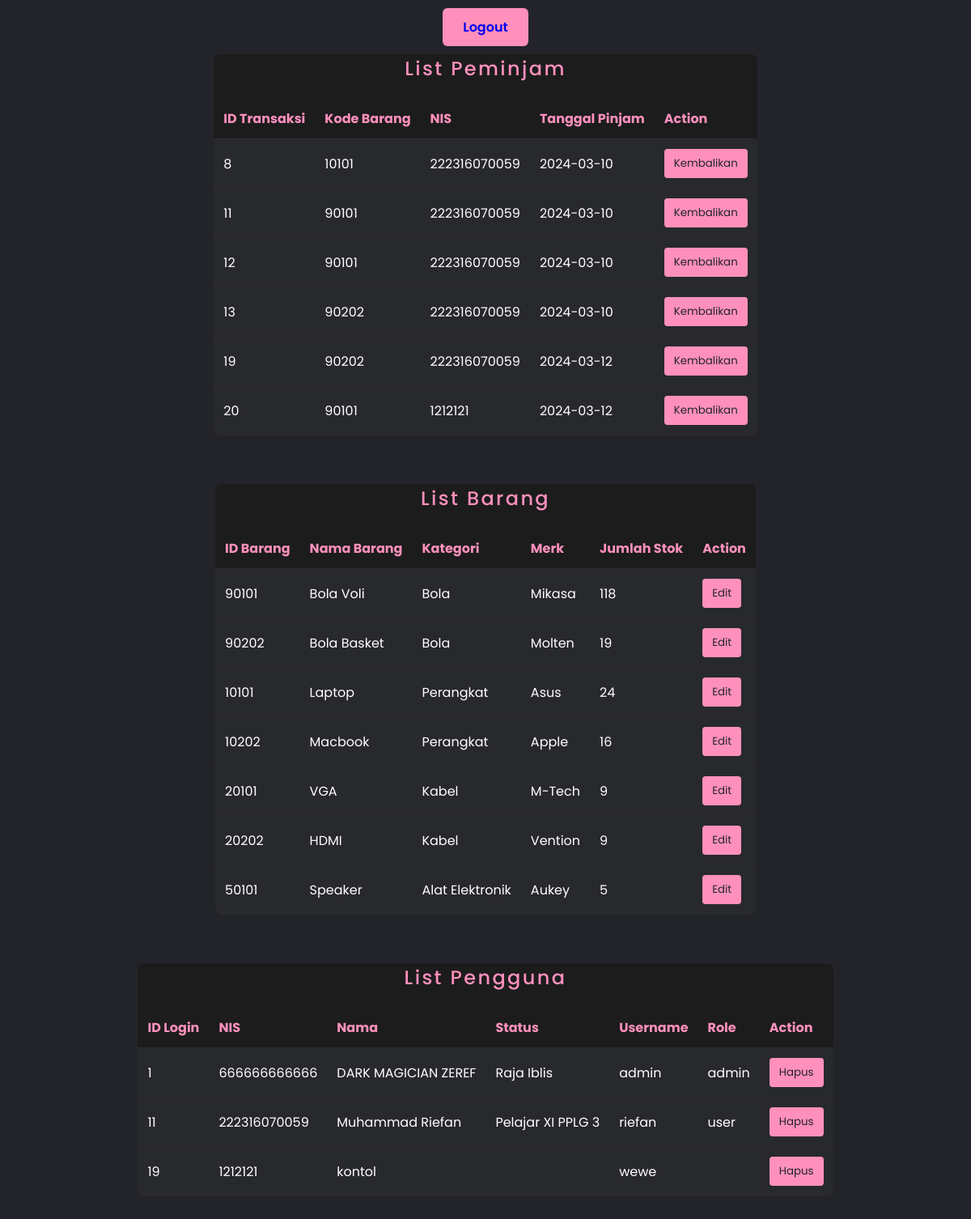
The page /admin.php (signed in) on the database as committed earlier.
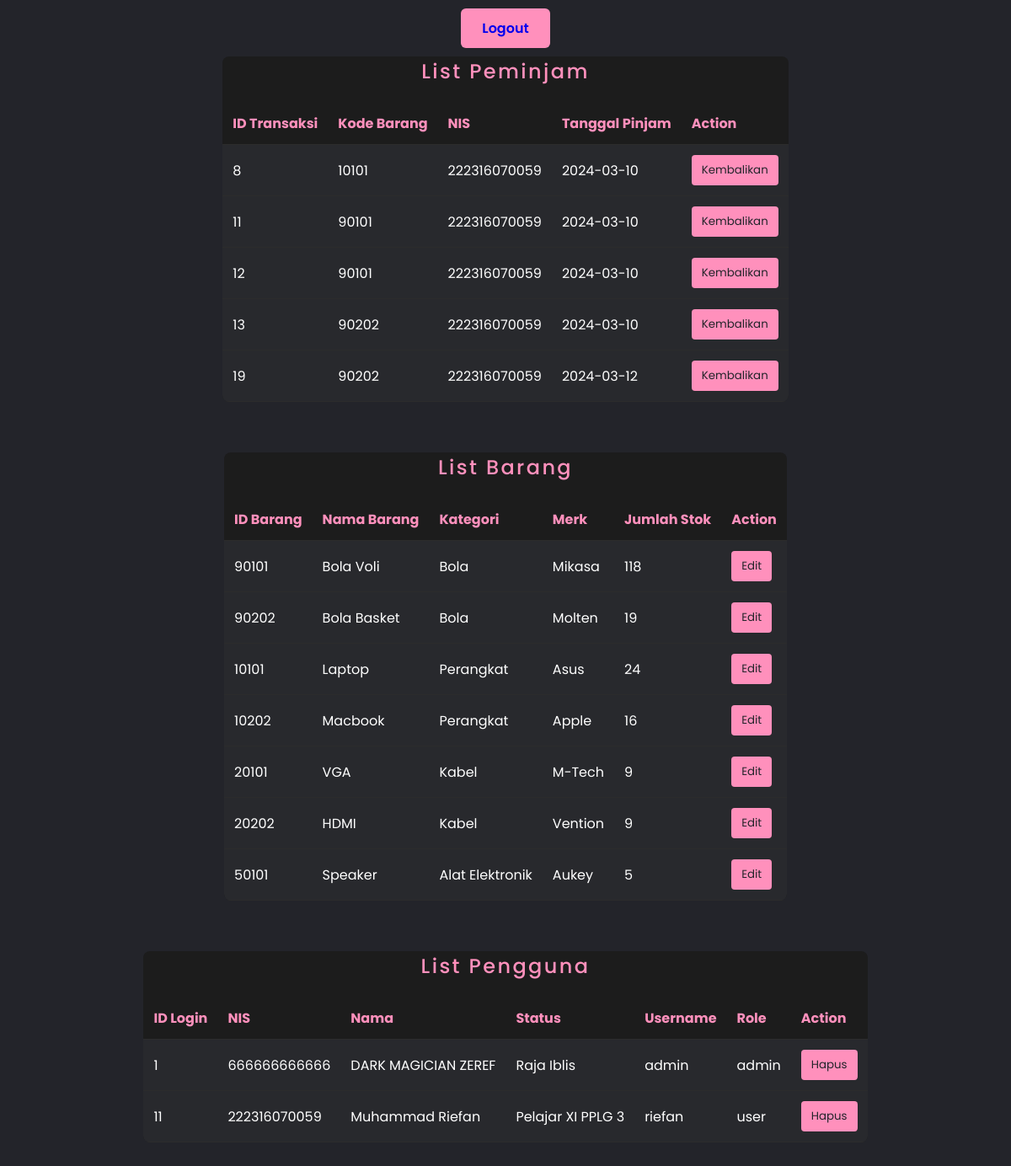
The same page on the database as committed later.
### tables this page shows
CREATE TABLE `transaksi` (
  `id_transaksi` int(11) NOT NULL,
  `kode_barang` varchar(15) DEFAULT NULL,
  `nis` varchar(12) DEFAULT NULL,
  `tanggal_pinjam` date DEFAULT NULL
);

CREATE TABLE `barang` (
  `id` int(11) NOT NULL,
  `kode_barang` varchar(15) DEFAULT NULL,
  `nama_brg` varchar(50) DEFAULT NULL,
  `kategori` varchar(50) DEFAULT NULL,
  `merk` varchar(50) DEFAULT NULL,
  `jumlah` int(11) DEFAULT NULL
);

CREATE TABLE `users` (
  `id_login` int(11) NOT NULL,
  `nis` varchar(12) DEFAULT NULL,
  `nama` varchar(255) DEFAULT NULL,
  `status` varchar(50) DEFAULT NULL,
  `username` varchar(10) DEFAULT NULL,
  `password` varchar(50) DEFAULT NULL,
  `role` varchar(10) DEFAULT NULL
);

### database.php (called while the page is built, shortened)
<?php
$dbconnect = mysqli_connect(DB_HOST, DB_USER, DB_PASS, DB_NAME);
function tampilanBarang()
{
    global $dbconnect;
    $query = "SELECT * FROM barang";
    $result = mysqli_query($dbconnect, $query);
    $barangList = [];
    while ($barang = mysqli_fetch_assoc($result)) {
        $barangList[] = $barang;
    }
    return $barangList;
}
?>

### admin.php (the view, shortened to what this page needs)
<?php
require_once("database.php");
$query = "SELECT * FROM transaksi";
$result = mysqli_query($dbconnect, $query);
if ($result) {
    $borrowers = mysqli_fetch_all($result, MYSQLI_ASSOC);
} else {
    echo "Error fetching borrowers: " . mysqli_error($dbconnect);
    exit();
}
?>
<!DOCTYPE html>
<html lang="en">
<head>
    <link rel="stylesheet" href="css/style0.css" />
</head>
    <div class ="legot">
    <a type="submit" style="border: none;
    outline: none;
    background: #ff90bc;
    cursor: pointer;
    border-radius: 6px;
    font-weight: 600;
    width: auto;
    margin-bottom: 10px;
    text-decoration: none;
    display: inline-block;" href="#" onclick="confirmLogout()">Logout</a>
</div>
<body>
    <div class="box">
        <h2>List Peminjam</h2>
        <?php if (!empty($borrowers)) : ?>
            <table>
                <thead>
                    <tr>
                        <th>ID Transaksi</th>
                        <th>Kode Barang</th>
                        <th>NIS</th>
                        <th>Tanggal Pinjam</th>
                        <th>Action</th>
                    </tr>
                </thead>
                <tbody>
    <?php foreach ($borrowers as $borrower) : ?>
        <tr>
            <td><?= $borrower['id_transaksi'] ?></td>
            <td><?= $borrower['kode_barang'] ?></td>
            <td><?= $borrower['nis'] ?></td>
            <td><?= $borrower['tanggal_pinjam'] ?></td>
            <td>
                <button class="pinjam-btn" onclick="kembalikanBarang(<?= $borrower['id_transaksi'] ?>)">Kembalikan</button>
            </td>
        </tr>
    <?php endforeach; ?>
</tbody>
            </table>
        <?php else : ?>
            <p>No borrowers found.</p>
        <?php endif; ?>
    </div>
    <div class="box">
        <h2>List Barang</h2>
        <?php
        $barangList = tampilanBarang();
        ?>
        <?php if (!empty($barangList)) : ?>
            <table class="table table-dark table-striped">
                <thead>
                    <tr>
                        <th>ID Barang</th>
                        <th>Nama Barang</th>
                        <th>Kategori</th>
                        <th>Merk</th>
                        <th>Jumlah Stok</th>
                        <th>Action</th>
                    </tr>
                </thead>
                <tbody>
                    <?php foreach ($barangList as $barang) : ?>
                        <tr>
                            <td><?= $barang['kode_barang'] ?></td>
                            <td><?= $barang['nama_brg'] ?></td>
                            <td><?= $barang['kategori'] ?></td>
                            <td><?= $barang['merk'] ?></td>
                            <td><?= $barang['jumlah'] ?></td>
                            <td>
                            <button class="pinjam-btn" onclick="editStock(<?= $barang['kode_barang'] ?>)">Edit</button>
                            </td>
                        </tr>
                    <?php endforeach; ?>
                </tbody>
            </table>
        <?php else : ?>
            <p>No items found.</p>
        <?php endif; ?>
    </div>
    <div class="box">
        <h2>List Pengguna</h2>
        <?php
        $queryUsers = "SELECT * FROM users";
        $resultUsers = mysqli_query($dbconnect, $queryUsers);
        if ($resultUsers) {
            $usersList = mysqli_fetch_all($resultUsers, MYSQLI_ASSOC);
        } else {
            echo "Error fetching users: " . mysqli_error($dbconnect);
            exit();
        }
        ?>
<?php if (!empty($usersList)) : ?>
    <table>
        <thead>
            <tr>
                <th>ID Login</th>
                <th>NIS</th>
                <th>Nama</th>
                <th>Status</th>
                <th>Username</th>
                <th>Role</th>
                <th>Action</th>
            </tr>
        </thead>
        <tbody>
            <?php foreach ($usersList as $user) : ?>
                <tr>
                    <td><?= $user['id_login'] ?></td>
                    <td><?= $user['nis'] ?></td>
                    <td><?= $user['nama'] ?></td>
                    <td><?= $user['status'] ?></td>
                    <td><?= $user['username'] ?></td>
                    <td><?= $user['role'] ?></td>
                    <td>
                        <button class="pinjam-btn" onclick="hapusUser(<?= $user['id_login'] ?>)">Hapus</button>
                    </td>
                </tr>
            <?php endforeach; ?>
        </tbody>
    </table>
<?php else : ?>
    <p>No users found.</p>
<?php endif; ?>
    </div>
</body>
</html>

### css/style0.css (style rules this page uses)
* { margin: 0; padding: 0; box-sizing: border-box; font-family: "Poppins", sans-serif; }
body { display: flex; justify-content: flex-end; align-items: center; min-height: 100vh; font-family: cursive; flex-direction: column; background: #23242a; }
.box { position: relative; width: auto; height: auto; background: #1c1c1c; border-radius: 8px; overflow: hidden; margin-bottom: 5%; }
h2 { color: #ff90bc; font-weight: 500; text-align: center; letter-spacing: 0.1em; }
table { width: 100%; border-collapse: collapse; margin-top: 20px; text-align: left; }
th, td { padding: 12px; border-bottom: 1px solid #2c2c2c; }
th { background-color: #1c1c1c; color: #ff90bc; font-weight: bold; }
td { background-color: #28292d; color: #fff; }
.pinjam-btn { background-color: #ff90bc; color: #23242a; padding: 8px 12px; border: none; border-radius: 4px; cursor: pointer; }
a[type="submit"] { border: none; outline: none; padding: 11px 25px; background: #ff90bc; cursor: pointer; border-radius: 4px; font-weight: 600; width: 200px; margin-top: 10px; }

Rows that differ between the two databases and show on the page:
removed transaksi: id_transaksi "20", kode_barang "90101", nis "1212121", tanggal_pinjam "2024-03-12"
removed users: id_login "19", nis "1212121", nama "kontol", username "wewe"
